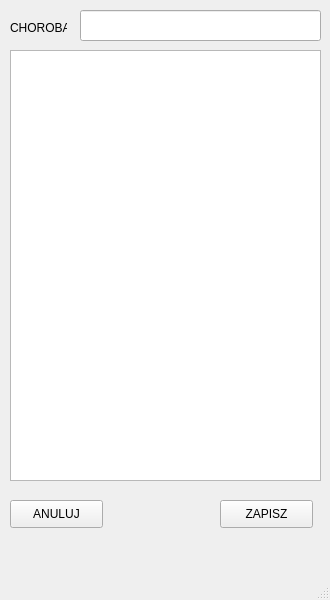
<?xml version="1.0" encoding="UTF-8"?>
<ui version="4.0">
 <class>objawyWin</class>
 <widget class="QMainWindow" name="objawyWin">
  <property name="geometry">
   <rect>
    <x>0</x>
    <y>0</y>
    <width>330</width>
    <height>600</height>
   </rect>
  </property>
  <property name="windowTitle">
   <string>MainWindow</string>
  </property>
  <widget class="QWidget" name="centralwidget">
   <widget class="QTextEdit" name="objawy">
    <property name="geometry">
     <rect>
      <x>10</x>
      <y>50</y>
      <width>311</width>
      <height>431</height>
     </rect>
    </property>
   </widget>
   <widget class="QLineEdit" name="choroba">
    <property name="geometry">
     <rect>
      <x>80</x>
      <y>10</y>
      <width>241</width>
      <height>31</height>
     </rect>
    </property>
   </widget>
   <widget class="QLabel" name="label">
    <property name="geometry">
     <rect>
      <x>10</x>
      <y>20</y>
      <width>57</width>
      <height>16</height>
     </rect>
    </property>
    <property name="text">
     <string>CHOROBA</string>
    </property>
   </widget>
   <widget class="QPushButton" name="anuluj">
    <property name="geometry">
     <rect>
      <x>10</x>
      <y>500</y>
      <width>93</width>
      <height>28</height>
     </rect>
    </property>
    <property name="text">
     <string>ANULUJ</string>
    </property>
   </widget>
   <widget class="QPushButton" name="zapisz">
    <property name="geometry">
     <rect>
      <x>220</x>
      <y>500</y>
      <width>93</width>
      <height>28</height>
     </rect>
    </property>
    <property name="text">
     <string>ZAPISZ</string>
    </property>
   </widget>
  </widget>
  <widget class="QMenuBar" name="menubar">
   <property name="geometry">
    <rect>
     <x>0</x>
     <y>0</y>
     <width>330</width>
     <height>26</height>
    </rect>
   </property>
  </widget>
  <widget class="QStatusBar" name="statusbar"/>
 </widget>
 <resources/>
 <connections/>
</ui>
